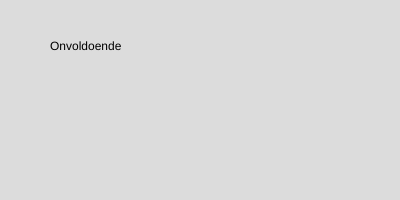
Frame 1 (no input)
Frame 60 (no input): identical to frame 1, image omitted
Frame 120 (the mouse pressed at the canvas centre since frame 60): identical to frame 1, image omitted

The p5.js sketch that drew this single still picture (run headless with seeded random() and noise() and a simulated clock; from frame 60 on, the mouse is pressed at the canvas centre):

// p5.js sketch
// ── sketch.js
let score = 40;

function setup() {
  createCanvas(400, 200);
}

function draw() {
  background(220);

if (score > 90) {
    text("Uitstekend!", 50, 50);
} else if (score > 70 && score < 89) {
    text("Goed gedaan!", 50, 50);
} else if (score > 50 && score < 69) {
    text("Voldoende", 50, 50);
} else {
    text("Onvoldoende", 50, 50)
}
}
